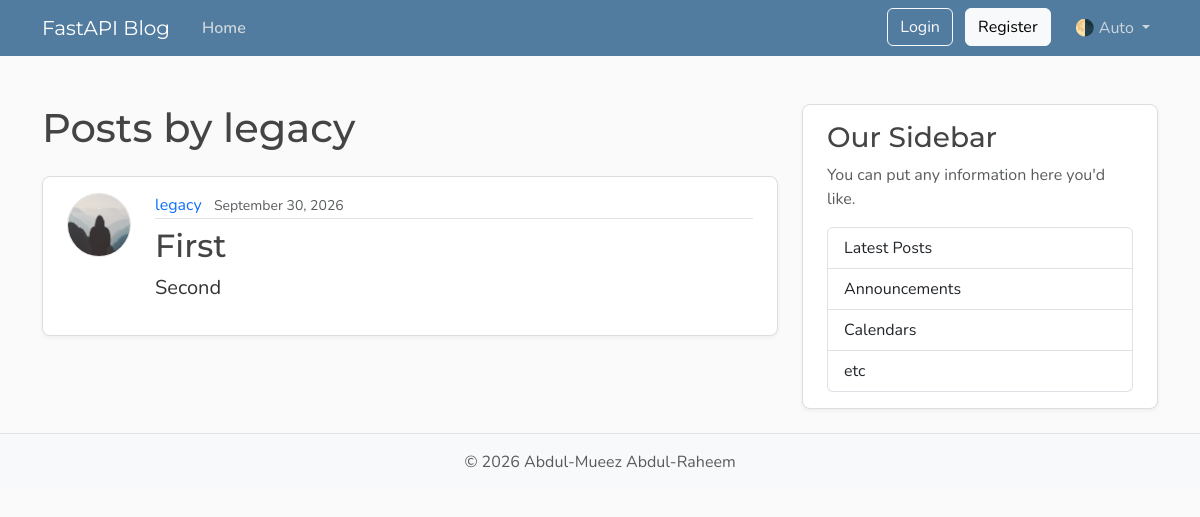
Before: /users/1/posts with the older database file.
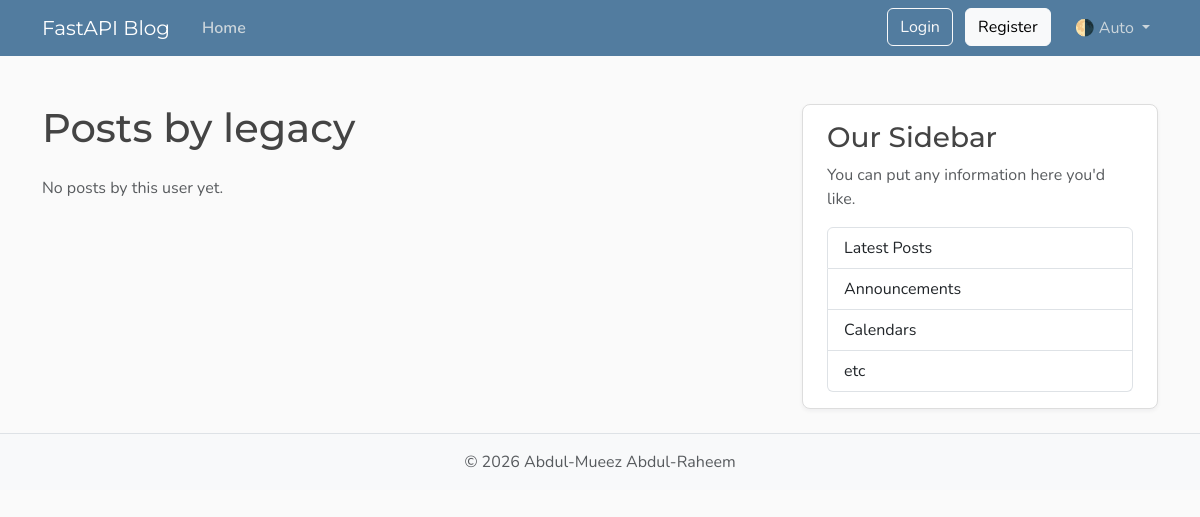
After: the same page with the newer database file.
### model.py (models this page shows)
class Post(Base):
    __tablename__ = "posts"
    id: Mapped[int] = mapped_column(Integer, primary_key=True, index=True)
    title: Mapped[str] = mapped_column(String(100), nullable=False)
    content: Mapped[str] = mapped_column(Text, nullable=False)
    user_id: Mapped[int] = mapped_column(
        ForeignKey("users.id"),
        nullable=False,
        index=True,
    )
    date_posted: Mapped[datetime] = mapped_column(
        DateTime(timezone=True),
        default=lambda: datetime.now(UTC),
    )
    author: Mapped[User] = relationship(back_populates="posts")

class User(Base):
    __tablename__ = "users"
    id: Mapped[int] = mapped_column(Integer, primary_key=True, index=True)
    username: Mapped[str] = mapped_column(String(50), unique=True, nullable=False)
    email: Mapped[str] = mapped_column(String(120), unique=True, nullable=False)
    password_hash: Mapped[str] = mapped_column(String(200), nullable=False)
    image_file: Mapped[str | None] = mapped_column(
        String(200),
        nullable=True,
        default=None,
    )
    posts: Mapped[list[Post]] = relationship(back_populates="author", cascade="all, delete-orphan")
    @property
    def image_path(self) -> str:
        if self.image_file:
            return f"/media/profile_pics/{self.image_file}"
        return "/static/profile_pics/default.jpg"

### main.py (the view)
@app.get("/users/{user_id}/posts", include_in_schema=False, name="user_posts")
async def user_posts_page(request: Request, user_id: int, db: Annotated[AsyncSession, Depends(get_db)]):
    result = await db.execute(select(model.User).where(model.User.id == user_id))
    user = result.scalars().first()
    if not user:
        raise HTTPException(
            status_code=status.HTTP_404_NOT_FOUND,
            detail="User not found",
        )
    result = await db.execute(select(model.Post).options(selectinload(model.Post.author)).where(model.Post.user_id == user_id))
    posts = result.scalars().all()
    return templates.TemplateResponse(
        request,
        "user_posts.html",
        {"posts": posts, "user": user, "title": f"{user.username}'s Posts"},
    )

### database.py (called while the page is built)
async def get_db():
    async with AsyncSessionLocal() as session:
        yield session

### templates/user_posts.html
{% extends "layout.html" %}
{% block content %}
    <h1 class="mb-4">Posts by {{ user.username }}</h1>
    {% for post in posts %}
        <article class="content-section py-3 px-4 mb-4">
            <div class="d-flex align-items-start gap-4">
                <img class="rounded-circle article-img flex-shrink-0"
                     src="{{ post.author.image_path }}"
                     alt="{{ post.author.username }}'s profile picture"
                     width="64"
                     height="64"
                     loading="lazy">
                <div class="flex-grow-1">
                    <div class="article-metadata mb-2">
                        <a class="me-2"
                           href="{{ url_for('user_posts', user_id=post.author.id) }}">{{ post.author.username }}</a>
                        <small class="text-body-secondary">{{ post.date_posted.strftime("%B %d, %Y") }}</small>
                    </div>
                    <h2>
                        <a class="article-title"
                           href="{{ url_for('post_page', post_id=post.id) }}">{{ post.title }}</a>
                    </h2>
                    <p class="article-content">{{ post.content }}</p>
                </div>
            </div>
        </article>
    {% else %}
        <p class="text-body-secondary">No posts by this user yet.</p>
    {% endfor %}
{% endblock content %}

Changed rows visible on the page:
no longer on this page (row edited): Post: author.username "legacy", date_posted "September 30, 2026", title "First", content "Second"
Other visible differences:
text now shown: "No posts by this user yet."
